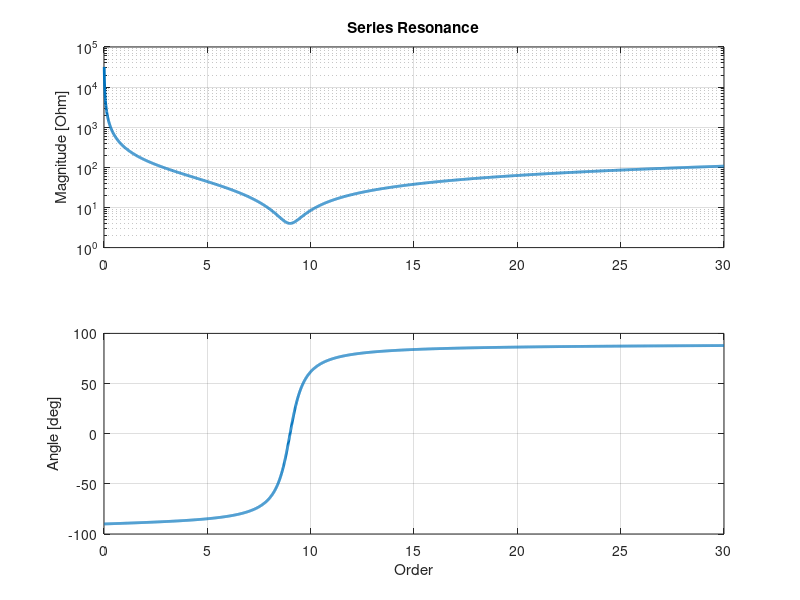
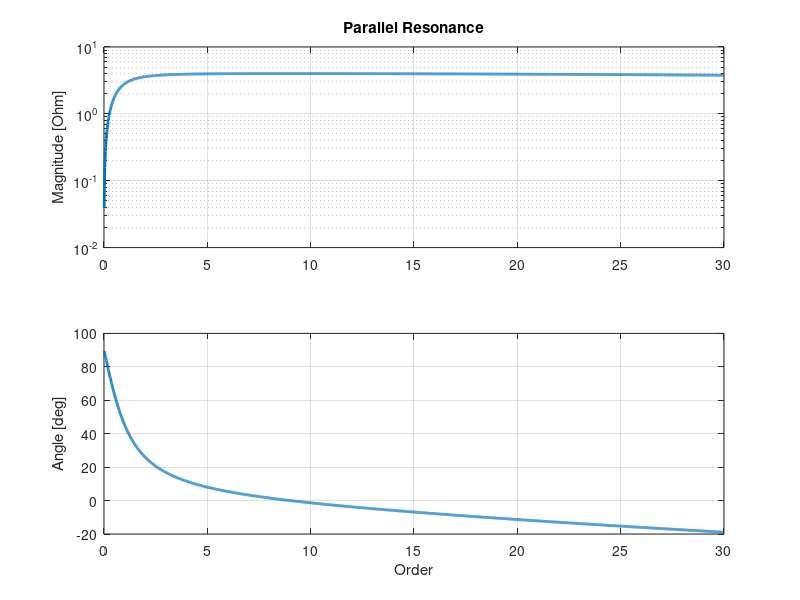
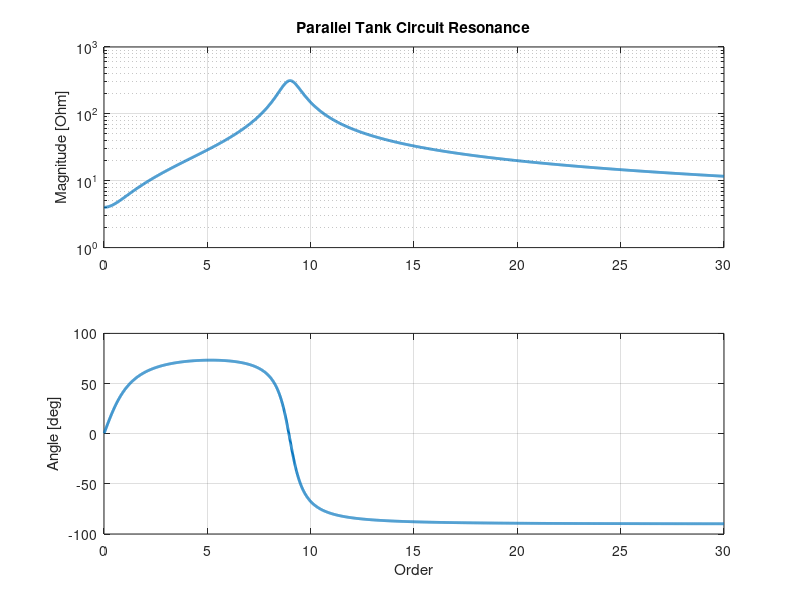

The MATLAB source for these figures, in order:
clear vars
clc
close all


H = 0.01:0.01:30;
f = H*50;
w = 2*pi*f;

R = 4;
L = 12.5e-3;
C = 10e-6;

%% series resonance
Zs = R+1i*(w*L-1./(w*C));

figure(1)
subplot(2,1,1)
semilogy(H,abs(Zs), 'LineWidth', 2);
title('Series Resonance');
ylabel('Magnitude [Ohm]');
grid on

subplot(2,1,2)
plot(H,rad2deg(angle(Zs)), 'LineWidth', 2);
xlabel('Order');
ylabel('Angle [deg]');
grid on

f_series = (1/sqrt(L*C))/(2*pi)

%% parallel resonance

Yp = 1/R + 1./(1i*w*L) + 1i*w*C;
Zp = 1./Yp;

figure(2)
subplot(2,1,1)
semilogy(H,abs(Zp), 'LineWidth', 2);
title('Parallel Resonance');
ylabel('Magnitude [Ohm]');
grid on

subplot(2,1,2)
plot(H,rad2deg(angle(Zp)), 'LineWidth', 2);
xlabel('Order');
ylabel('Angle [deg]');
grid on

f_parallel = (1/sqrt(L*C))/(2*pi)

%% tank circuit

% Yt = R./(R^2+w.^2*L^2) - 1i*(w*L./(R^2+w.^2*L^2) - w*C);
Yt = 1i*w*C + 1./(R+1i*w*L);
Zt = 1./Yt;

figure(3)
subplot(2,1,1)
semilogy(H,abs(Zt), 'LineWidth', 2);
title('Parallel Tank Circuit Resonance');
ylabel('Magnitude [Ohm]');
grid on

subplot(2,1,2)
plot(H,rad2deg(angle(Zt)), 'LineWidth', 2);
xlabel('Order');
ylabel('Angle [deg]');
grid on

f_tank = sqrt(1/(L*C) - R^2/L^2)/(2*pi)


